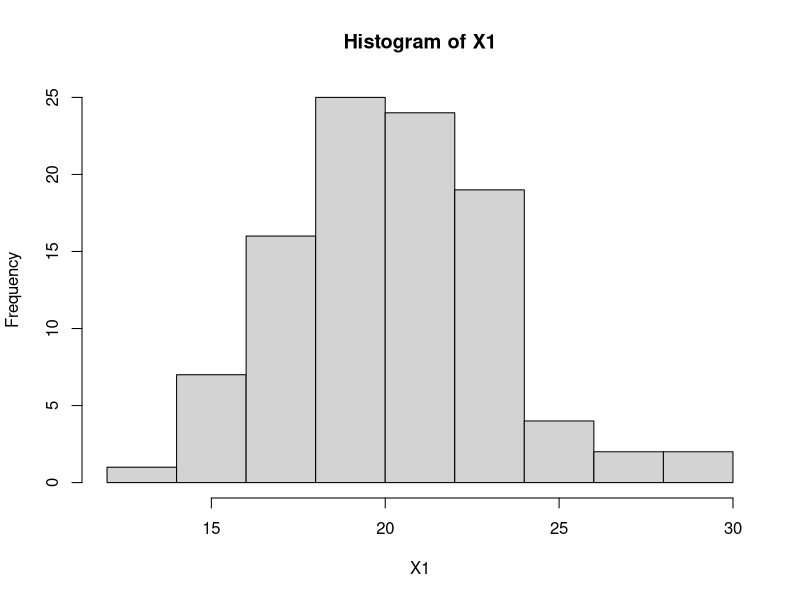
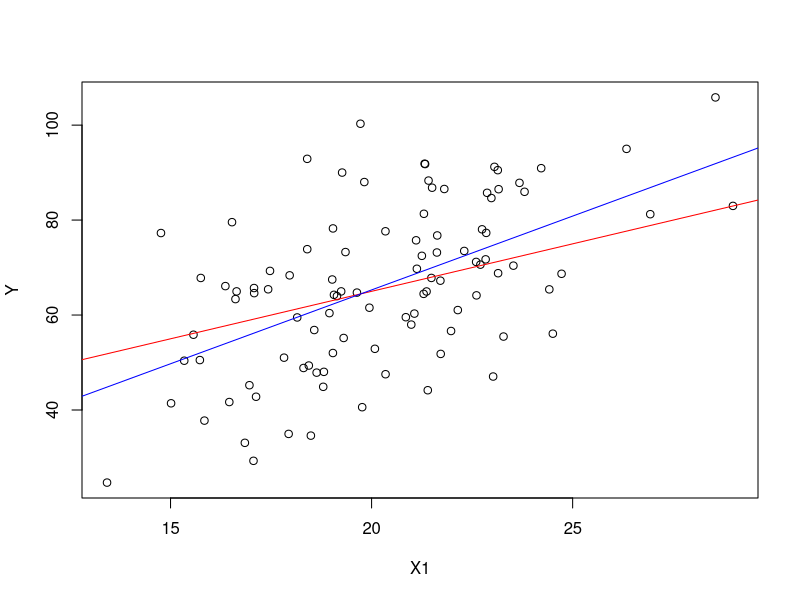

Here is the R script that generated these plots, in order:
## Section 1 Assignment: Regression and Simulation
# STATS 216
# September 15th, 2015
# written by GKFragiadakis

## Problem 1
# generate model
X1 <- rnorm(100, mean = 20, sd = 3)
B0 <- 25
B1 <- 2
e <- rnorm(100, mean = 0, sd = 15)

Y <- B0 + X1*B1 + e

# histogram of X1
hist(X1)

# plot model
plot(X1, Y)
abline(B0, B1, col = "red")

## Problem 2
# fit a linear model, add it to the plot
fit <- lm(Y~X1)
summary(fit)
coef(fit)
abline(fit, col = "blue")

# can keep reproducible results with set.seed()

